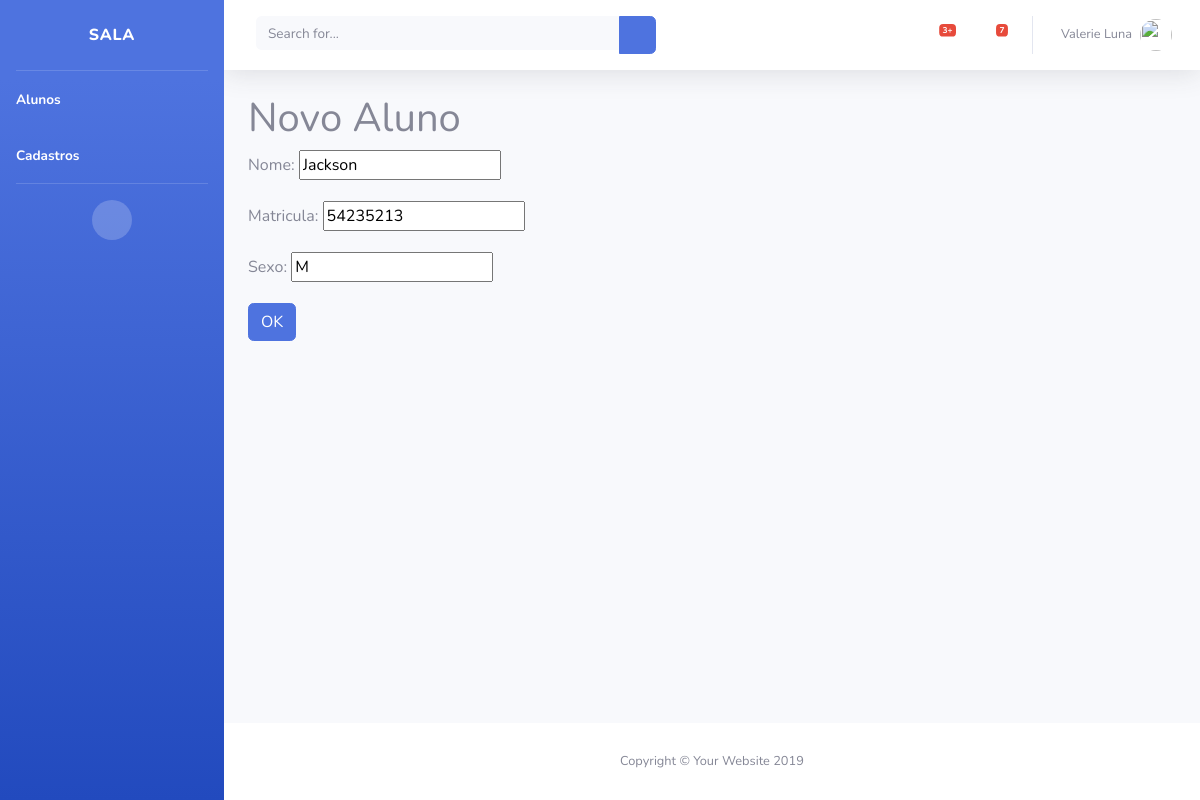
The app's page /aula/aluno/editar/6 with its own data.
### aula/models.py (models this page shows, shortened)
class Aluno(models.Model):
    nome = models.CharField(max_length=50)
    matricula = models.IntegerField()
    sexo = models.CharField(max_length=1)

### aula/views.py (the view)
# urls.py: path('aluno/editar/<int:id>', views.editar),
def editar(request,id):
    if(request.method=='POST'):
        aluno = Aluno.objects.get(pk=id)
        form = AlunoForm(request.POST, instance = aluno)
        if form.is_valid():
            form.save()
            return redirect('/aula/aluno/list')
        else:
            return render(request,'aluno/editar.html',{'form':form, 'id':id})
    else:
        aluno = Aluno.objects.get(pk=id)
        form = AlunoForm(instance=aluno)
        return render(request,'aluno/editar.html',{'form':form, 'id':id})

### aula/forms.py
class AlunoForm(ModelForm):
    class Meta:
        model = Aluno
        fields = '__all__'

### aula/templates/aluno/editar.html (shortened to what this page needs)
{% extends 'base.html' %}
{% block conteudo %}
<h1>Novo Aluno</h1>
<div class="row">
    <div class="col-lg-6">
        <form action="/aula/aluno/editar/{{id}}" method="post">
            <div class="form-group">
                <label for="{{form.nome.id_for_label}}">Nome:</label>
                {{form.nome}}
            </div>
            <div class="form-group">
                <label for="{{form.matricula.id_for_label}}">Matricula:</label>
                {{form.matricula}}
            </div>
            <div class="form-group">
                <label for="{{form.sexo.id_for_label}}">Sexo:</label>
                {{form.sexo}}
            </div>
            <button type="submit" class="btn btn-primary">OK</button>
        </form>
    </div>
</div>
{% endblock %}

### records on screen
Aluno: nome "Jackson", matricula "54235213", sexo "M"
